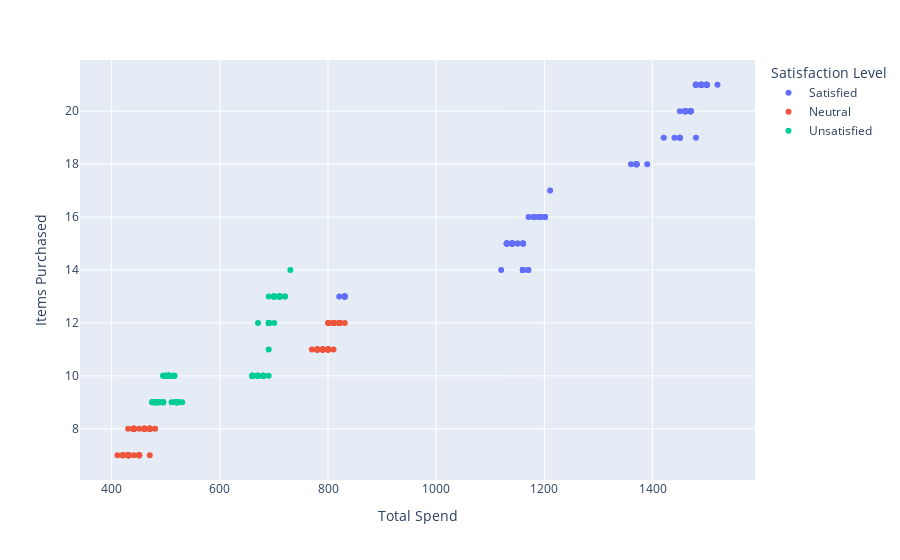

The notebook cell this image was saved under:
### Code cell
fig = px.scatter(df, x='Total Spend', y='Items Purchased', color='Satisfaction Level', hover_data=['Satisfaction Level'])
fig.show()

### Figure 1 — Plotly figure (JSON) as saved in the notebook; plotly's stock layout.template omitted (floating-point values rounded to 4 significant figures)
{"data": [{"customdata": [["Satisfied"], ["Satisfied"], ["Satisfied"], ["Satisfied"], ["Satisfied"], ["Satisfied"], ["Satisfied"], ["Satisfied"], ["Satisfied"], ["Satisfied"], ["Satisfied"], ["Satisfied"], ["Satisfied"], ["Satisfied"], ["Satisfied"], ["Satisfied"], ["Satisfied"], ["Satisfied"], ["Satisfied"], ["Satisfied"], ["Satisfied"], ["Satisfied"], ["Satisfied"], ["Satisfied"], ["Satisfied"], ["Satisfied"], ["Satisfied"], ["Satisfied"], ["Satisfied"], ["Satisfied"], ["Satisfied"], ["Satisfied"], ["Satisfied"], ["Satisfied"], ["Satisfied"], ["Satisfied"], ["Satisfied"], ["Satisfied"], ["Satisfied"], ["Satisfied"], ["Satisfied"], ["Satisfied"], ["Satisfied"], ["Satisfied"], ["Satisfied"], ["Satisfied"], ["Satisfied"], ["Satisfied"], ["Satisfied"], ["Satisfied"], ["Satisfied"], ["Satisfied"], ["Satisfied"], ["Satisfied"], ["Satisfied"], ["Satisfied"], ["Satisfied"], ["Satisfied"], ["Satisfied"], ["Satisfied"], ["Satisfied"], ["Satisfied"], ["Satisfied"], ["Satisfied"], ["Satisfied"], ["Satisfied"], ["Satisfied"], ["Satisfied"], ["Satisfied"], ["Satisfied"], ["Satisfied"], ["Satisfied"], ["Satisfied"], ["Satisfied"], ["Satisfied"], ["Satisfied"], ["Satisfied"], ["Satisfied"], ["Satisfied"], ["Satisfied"], ["Satisfied"], ["Satisfied"], ["Satisfied"], ["Satisfied"], ["Satisfied"], ["Satisfied"], ["Satisfied"], ["Satisfied"], ["Satisfied"], ["Satisfied"], ["Satisfied"], ["Satisfied"], ["Satisfied"], ["Satisfied"], ["Satisfied"], ["Satisfied"], ["Satisfied"], ["Satisfied"], ["Satisfied"], ["Satisfied"], ["Satisfied"], ["Satisfied"], ["Satisfied"], ["Satisfied"], ["Satisfied"], ["Satisfied"], ["Satisfied"], ["Satisfied"], ["Satisfied"], ["Satisfied"], ["Satisfied"], ["Satisfied"], ["Satisfied"], ["Satisfied"], ["Satisfied"], ["Satisfied"], ["Satisfied"], ["Satisfied"], ["Satisfied"], ["Satisfied"], ["Satisfied"], ["Satisfied"], ["Satisfied"], ["Satisfied"], ["Satisfied"]], "hovertemplate": "Satisfaction Level=%{customdata[0]}<br>Total Spend=%{x}<br>Items Purchased=%{y}<extra></extra>", "legendgroup": "Satisfied", "marker": {"color": "#636efa", "symbol": "circle"}, "mode": "markers", "name": "Satisfied", "orientation": "v", "showlegend": true, "type": "scatter", "x": [1120.0, 1480.0, 1151.0, 1520.0, 1201.0, 820.8, 1360.0, 1170.0, 1470.0, 1141.0, 1500.0, 1191.0, 830.8, 1370.0, 1160.0, 1460.0, 1131.0, 1490.0, 1181.0, 1470.0, 1141.0, 1500.0, 1191.0, 830.8, 1370.0, 1160.0, 1460.0, 1131.0, 1490.0, 1181.0, 1470.0, 1141.0, 1500.0, 1191.0, 830.8, 1370.0, 1160.0, 1460.0, 1131.0, 1490.0, 1181.0, 1470.0, 1141.0, 1500.0, 1191.0, 830.8, 1370.0, 1160.0, 1460.0, 1131.0, 1490.0, 1181.0, 1470.0, 1131.0, 1490.0, 1181.0, 1470.0, 1141.0, 1500.0, 1191.0, 830.8, 1370.0, 1160.0, 1460.0, 1141.0, 1490.0, 1181.0, 1470.0, 1131.0, 1500.0, 1191.0, 830.8, 1370.0, 1160.0, 1421.0, 1211.0, 1390.0, 1170.0, 1450.0, 1131.0, 1490.0, 1181.0, 1470.0, 1141.0, 1500.0, 1191.0, 830.8, 1370.0, 1160.0, 1460.0, 1151.0, 1480.0, 1171.0, 1440.0, 1161.0, 1490.0, 1201.0, 1460.0, 1141.0, 1480.0, 1191.0, 1450.0, 1161.0, 1490.0, 1201.0, 1460.0, 1141.0, 1480.0, 1191.0, 1450.0, 1161.0, 1490.0, 1201.0, 1460.0, 1141.0, 1480.0, 1191.0, 1450.0, 1161.0, 1490.0, 1201.0, 1460.0, 1141.0, 1480.0, 1191.0], "xaxis": "x", "y": [14, 19, 15, 21, 16, 13, 18, 14, 20, 15, 21, 16, 13, 18, 14, 20, 15, 21, 16, 20, 15, 21, 16, 13, 18, 14, 20, 15, 21, 16, 20, 15, 21, 16, 13, 18, 14, 20, 15, 21, 16, 20, 15, 21, 16, 13, 18, 14, 20, 15, 21, 16, 20, 15, 21, 16, 20, 15, 21, 16, 13, 18, 14, 20, 15, 21, 16, 20, 15, 21, 16, 13, 18, 14, 19, 17, 18, 14, 20, 15, 21, 16, 20, 15, 21, 16, 13, 18, 14, 20, 15, 21, 16, 19, 15, 21, 16, 20, 15, 21, 16, 19, 15, 21, 16, 20, 15, 21, 16, 19, 15, 21, 16, 20, 15, 21, 16, 19, 15, 21, 16, 20, 15, 21, 16], "yaxis": "y"}, {"customdata": [["Neutral"], ["Neutral"], ["Neutral"], ["Neutral"], ["Neutral"], ["Neutral"], ["Neutral"], ["Neutral"], ["Neutral"], ["Neutral"], ["Neutral"], ["Neutral"], ["Neutral"], ["Neutral"], ["Neutral"], ["Neutral"], ["Neutral"], ["Neutral"], ["Neutral"], ["Neutral"], ["Neutral"], ["Neutral"], ["Neutral"], ["Neutral"], ["Neutral"], ["Neutral"], ["Neutral"], ["Neutral"], ["Neutral"], ["Neutral"], ["Neutral"], ["Neutral"], ["Neutral"], ["Neutral"], ["Neutral"], ["Neutral"], ["Neutral"], ["Neutral"], ["Neutral"], ["Neutral"], ["Neutral"], ["Neutral"], ["Neutral"], ["Neutral"], ["Neutral"], ["Neutral"], ["Neutral"], ["Neutral"], ["Neutral"], ["Neutral"], ["Neutral"], ["Neutral"], ["Neutral"], ["Neutral"], ["Neutral"], ["Neutral"], ["Neutral"], ["Neutral"], ["Neutral"], ["Neutral"], ["Neutral"], ["Neutral"], ["Neutral"], ["Neutral"], ["Neutral"], ["Neutral"], ["Neutral"], ["Neutral"], ["Neutral"], ["Neutral"], ["Neutral"], ["Neutral"], ["Neutral"], ["Neutral"], ["Neutral"], ["Neutral"], ["Neutral"], ["Neutral"], ["Neutral"], ["Neutral"], ["Neutral"], ["Neutral"], ["Neutral"], ["Neutral"], ["Neutral"], ["Neutral"], ["Neutral"], ["Neutral"], ["Neutral"], ["Neutral"], ["Neutral"], ["Neutral"], ["Neutral"], ["Neutral"], ["Neutral"], ["Neutral"], ["Neutral"], ["Neutral"], ["Neutral"], ["Neutral"], ["Neutral"], ["Neutral"], ["Neutral"], ["Neutral"], ["Neutral"], ["Neutral"], ["Neutral"]], "hovertemplate": "Satisfaction Level=%{customdata[0]}<br>Total Spend=%{x}<br>Items Purchased=%{y}<extra></extra>", "legendgroup": "Neutral", "marker": {"color": "#EF553B", "symbol": "circle"}, "mode": "markers", "name": "Neutral", "orientation": "v", "showlegend": true, "type": "scatter", "x": [780.5, 440.8, 800.9, 470.5, 450.9, 790.2, 430.8, 810.9, 460.5, 440.9, 800.2, 420.8, 820.9, 470.5, 790.2, 430.8, 810.9, 460.5, 440.9, 800.2, 820.9, 470.5, 790.2, 430.8, 810.9, 460.5, 440.9, 800.2, 420.8, 820.9, 470.5, 790.2, 430.8, 810.9, 460.5, 440.9, 800.2, 420.8, 820.9, 470.5, 790.2, 820.9, 470.5, 790.2, 430.8, 810.9, 460.5, 440.9, 800.2, 430.8, 820.9, 470.5, 790.2, 430.8, 820.9, 460.5, 440.9, 800.2, 450.6, 780.9, 460.9, 810.2, 420.8, 820.9, 470.5, 790.2, 430.8, 820.9, 460.5, 440.9, 800.2, 440.8, 830.9, 480.5, 790.2, 410.8, 810.9, 430.5, 780.2, 450.8, 800.9, 470.5, 770.2, 430.8, 820.9, 440.5, 780.2, 450.8, 800.9, 470.5, 800.2, 430.8, 820.9, 440.5, 780.2, 450.8, 800.9, 470.5, 780.2, 430.8, 820.9, 440.5, 780.2, 450.8, 800.9, 470.5, 780.2], "xaxis": "x", "y": [11, 8, 12, 7, 8, 11, 7, 12, 8, 8, 11, 7, 12, 8, 11, 7, 12, 8, 8, 11, 12, 8, 11, 7, 12, 8, 8, 11, 7, 12, 8, 11, 7, 12, 8, 8, 11, 7, 12, 8, 11, 12, 8, 11, 7, 12, 8, 8, 11, 7, 12, 8, 11, 7, 12, 8, 8, 11, 7, 11, 8, 11, 7, 12, 8, 11, 7, 12, 8, 8, 11, 7, 12, 8, 11, 7, 12, 8, 11, 7, 12, 8, 11, 7, 12, 8, 11, 7, 12, 8, 11, 7, 12, 8, 11, 7, 12, 8, 11, 7, 12, 8, 11, 7, 12, 8, 11], "yaxis": "y"}, {"customdata": [["Unsatisfied"], ["Unsatisfied"], ["Unsatisfied"], ["Unsatisfied"], ["Unsatisfied"], ["Unsatisfied"], ["Unsatisfied"], ["Unsatisfied"], ["Unsatisfied"], ["Unsatisfied"], ["Unsatisfied"], ["Unsatisfied"], ["Unsatisfied"], ["Unsatisfied"], ["Unsatisfied"], ["Unsatisfied"], ["Unsatisfied"], ["Unsatisfied"], ["Unsatisfied"], ["Unsatisfied"], ["Unsatisfied"], ["Unsatisfied"], ["Unsatisfied"], ["Unsatisfied"], ["Unsatisfied"], ["Unsatisfied"], ["Unsatisfied"], ["Unsatisfied"], ["Unsatisfied"], ["Unsatisfied"], ["Unsatisfied"], ["Unsatisfied"], ["Unsatisfied"], ["Unsatisfied"], ["Unsatisfied"], ["Unsatisfied"], ["Unsatisfied"], ["Unsatisfied"], ["Unsatisfied"], ["Unsatisfied"], ["Unsatisfied"], ["Unsatisfied"], ["Unsatisfied"], ["Unsatisfied"], ["Unsatisfied"], ["Unsatisfied"], ["Unsatisfied"], ["Unsatisfied"], ["Unsatisfied"], ["Unsatisfied"], ["Unsatisfied"], ["Unsatisfied"], ["Unsatisfied"], ["Unsatisfied"], ["Unsatisfied"], ["Unsatisfied"], ["Unsatisfied"], ["Unsatisfied"], ["Unsatisfied"], ["Unsatisfied"], ["Unsatisfied"], ["Unsatisfied"], ["Unsatisfied"], ["Unsatisfied"], ["Unsatisfied"], ["Unsatisfied"], ["Unsatisfied"], ["Unsatisfied"], ["Unsatisfied"], ["Unsatisfied"], ["Unsatisfied"], ["Unsatisfied"], ["Unsatisfied"], ["Unsatisfied"], ["Unsatisfied"], ["Unsatisfied"], ["Unsatisfied"], ["Unsatisfied"], ["Unsatisfied"], ["Unsatisfied"], ["Unsatisfied"], ["Unsatisfied"], ["Unsatisfied"], ["Unsatisfied"], ["Unsatisfied"], ["Unsatisfied"], ["Unsatisfied"], ["Unsatisfied"], ["Unsatisfied"], ["Unsatisfied"], ["Unsatisfied"], ["Unsatisfied"], ["Unsatisfied"], ["Unsatisfied"], ["Unsatisfied"], ["Unsatisfied"], ["Unsatisfied"], ["Unsatisfied"], ["Unsatisfied"], ["Unsatisfied"], ["Unsatisfied"], ["Unsatisfied"], ["Unsatisfied"], ["Unsatisfied"], ["Unsatisfied"], ["Unsatisfied"], ["Unsatisfied"], ["Unsatisfied"], ["Unsatisfied"], ["Unsatisfied"], ["Unsatisfied"], ["Unsatisfied"], ["Unsatisfied"], ["Unsatisfied"], ["Unsatisfied"], ["Unsatisfied"]], "hovertemplate": "Satisfaction Level=%{customdata[0]}<br>Total Spend=%{x}<br>Items Purchased=%{y}<extra></extra>", "legendgroup": "Unsatisfied", "marker": {"color": "#00cc96", "symbol": "circle"}, "mode": "markers", "name": "Unsatisfied", "orientation": "v", "showlegend": true, "type": "scatter", "x": [510.8, 720.4, 495.2, 690.3, 530.4, 700.6, 505.8, 710.4, 485.2, 670.3, 520.4, 690.6, 500.8, 700.4, 480.2, 680.3, 505.8, 710.4, 485.2, 670.3, 520.4, 690.6, 500.8, 700.4, 480.2, 680.3, 505.8, 710.4, 485.2, 670.3, 520.4, 690.6, 500.8, 700.4, 480.2, 680.3, 505.8, 710.4, 485.2, 670.3, 520.4, 690.6, 500.8, 700.4, 480.2, 680.3, 505.8, 710.4, 480.2, 680.3, 505.8, 710.4, 485.2, 670.3, 520.4, 690.6, 500.8, 700.4, 480.2, 680.3, 505.8, 710.4, 485.2, 670.3, 520.4, 690.6, 730.4, 495.2, 670.6, 515.8, 690.4, 480.2, 680.3, 505.8, 710.4, 485.2, 670.3, 520.4, 690.6, 525.8, 720.4, 490.2, 690.3, 510.8, 700.4, 495.2, 660.3, 505.8, 710.4, 475.2, 660.3, 515.8, 710.4, 495.2, 660.3, 505.8, 710.4, 475.2, 660.3, 515.8, 710.4, 495.2, 660.3, 505.8, 710.4, 475.2, 660.3, 515.8, 710.4, 495.2, 660.3, 505.8, 710.4, 475.2, 660.3, 515.8], "xaxis": "x", "y": [9, 13, 10, 11, 9, 12, 10, 13, 9, 10, 9, 12, 10, 13, 9, 10, 10, 13, 9, 10, 9, 12, 10, 13, 9, 10, 10, 13, 9, 10, 9, 12, 10, 13, 9, 10, 10, 13, 9, 10, 9, 12, 10, 13, 9, 10, 10, 13, 9, 10, 10, 13, 9, 10, 9, 12, 10, 13, 9, 10, 10, 13, 9, 10, 9, 12, 14, 10, 12, 9, 13, 9, 10, 10, 13, 9, 10, 9, 12, 9, 13, 9, 10, 10, 13, 9, 10, 10, 13, 9, 10, 10, 13, 9, 10, 10, 13, 9, 10, 10, 13, 9, 10, 10, 13, 9, 10, 10, 13, 9, 10, 10, 13, 9, 10, 10], "yaxis": "y"}], "layout": {"legend": {"title": {"text": "Satisfaction Level"}, "tracegroupgap": 0}, "margin": {"t": 60}, "xaxis": {"anchor": "y", "domain": [0, 1], "title": {"text": "Total Spend"}}, "yaxis": {"anchor": "x", "domain": [0, 1], "title": {"text": "Items Purchased"}}}}
